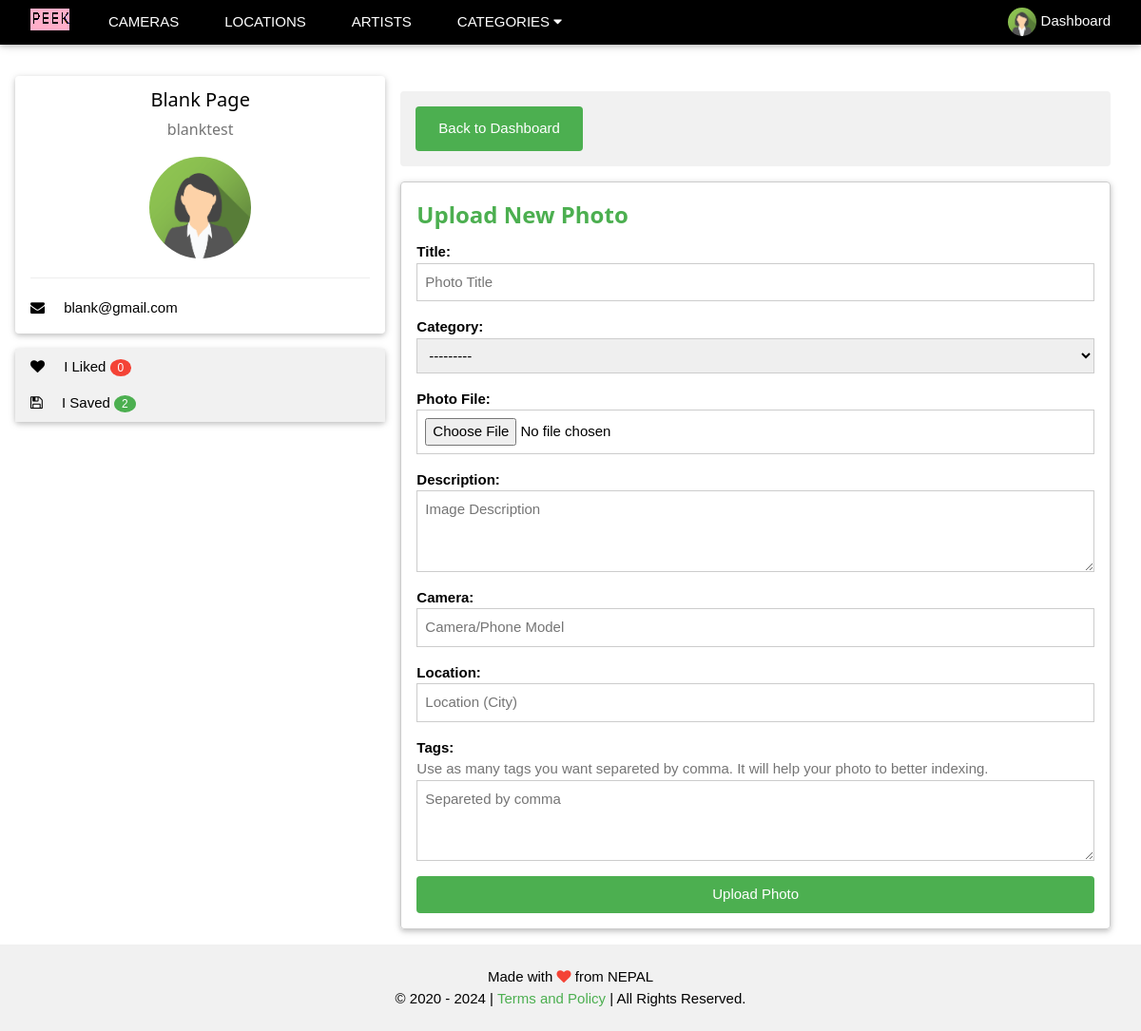
Page /dashboard/upload/ (signed in) on the committed database.
### users/models.py (models this page shows)
class UserProfile(AbstractUser):
    first_name = models.CharField(max_length=254)
    last_name = models.CharField(max_length=254)
    email = models.EmailField(max_length=254, unique=True)
    profile_picture = models.ImageField(blank=True, upload_to=upload_image_path)
    profession = models.CharField(max_length=254, blank=True)
    address = models.CharField(max_length=254, blank=True)
    dob = models.DateField(blank=True, null=True)
    donate = models.CharField(max_length=254, blank=True)
    fb_username = models.CharField(max_length=254, blank=True)
    tw_username = models.CharField(max_length=254, blank=True)
    in_username = models.CharField(max_length=254, blank=True)

### photos/models.py (models this page shows)
class Category(models.Model):
    category = models.CharField(max_length=254, unique=True)
    slug = models.SlugField(unique=True)
    class Meta:
        verbose_name_plural = 'categories'
    def __str__(self):
        return self.category

### users/views.py (the view, shortened to what this page needs)
# urls.py: path('upload/', upload_page_view, name='upload'),
@login_required() #completed
def upload_page_view(request):
    form = UploadForm(request.POST or None, request.FILES or None)
    return render(request, 'users/upload_edit.html', {'form' : form, 'head' : 'Upload New Photo', 'button' : 'Upload Photo'})

### photos/context_processors.py (called while the page is built)
def category(request):
    cats = Category.objects.all().order_by('category')
    return {'cat_menu' : cats}

### photos/models.py (called while the page is built)
    def __str__(self):
        p_name = self.title[:10]
        p_user = self.user.username
        p_str = f'{p_name} - {p_user}'
        return p_str

### templates/users/upload_edit.html (shortened to what this page needs)
{% extends 'base.html' %} {% load static %}
{% block content %}
<div class="w3-container w3-content" style="max-width:1400px;margin-top:80px">
  {% include 'users/sidebar.html' %}
  <div class="w3-col s12 m12 l8">
    <div class="w3-container w3-round w3-light-grey w3-margin">
      <a href="{% url 'dashboard' %}" class="w3-button w3-section w3-hover-red w3-mobile w3-round w3-padding-large w3-green">Back to Dashboard</a>
    </div>
    <div class="w3-container w3-section">
      <div class="w3-card w3-round w3-border">
          <form class="w3-container" method="post" action="." enctype="multipart/form-data">
              <div class="w3-section">
                  <h3 class="w3-text-green"><strong>{{ head }}</strong></h3>
                  {% for form_field in form %}
                      <strong>{{ form_field.label_tag }}</strong>
                      {% if form_field.help_text %}
                          <div class="w3-text-gray">{{ form_field.help_text|safe }}</div>
                      {% endif %}
                      {{ form_field }}
                  {% endfor %}
                  <button class="w3-button w3-block w3-green w3-section w3-hover-red w3-padding w3-round" type="submit">{{ button }}</button>
              </div>
          </form>
      </div>
      </div>
  </div>
</div>
{% endblock %}

### templates/users/sidebar.html (shortened to what this page needs)
{% load static %}
<div class="w3-col s12 m12 l4">
  <div class="w3-container w3-card w3-round">
    <h4 class="w3-center">{{ request.user.first_name }} {{ request.user.last_name }}<br><small class="w3-text-grey">{{ request.user.username }}</small></h4>
    {% if request.user.profile_picture %}
      <p class="w3-center"><img src="{{ request.user.profile_picture.url }}" class="w3-circle" style="width:30%"></p>
    {% else %}
      <p class="w3-center"><img src="{% static 'images/user_blank.png' %}" class="w3-circle" style="width:30%"></p>
    {% endif %}
    <hr/>
    <p><i class="fa fa-envelope w3-margin-right"></i> {{ request.user.email }}</p>
  </div>
  <div class="w3-card w3-round w3-section">
    <button style="outline:none;" onclick="user_acc('liked')" class="w3-button w3-block w3-left-align w3-light-grey"><i class="fa fa-heart w3-margin-right"></i> I Liked <span class="w3-circle w3-small w3-badge w3-red">{{ request.user.like_set.count }}</span></button>
    <button style="outline:none;" onclick="user_acc('saved')" class="w3-button w3-block w3-left-align w3-light-grey"><i class="fa fa-save w3-margin-right"></i> I Saved <span class="w3-circle w3-small w3-badge w3-green">{{ request.user.save_set.count }}</span></button>
  </div>
</div>

### static/css/w3.css (style rules this page uses)
html { box-sizing:border-box }
*,*:before,*:after { box-sizing:inherit }
html { -ms-text-size-adjust:100%;-webkit-text-size-adjust:100% }
body { margin:0 }
a { background-color:transparent }
b,strong { font-weight:bolder }
small { font-size:80% }
img { border-style:none }
hr { box-sizing:content-box;height:0;overflow:visible }
button,input,select,textarea,optgroup { font:inherit;margin:0 }
button,input { overflow:visible }
button,select { text-transform:none }
button,[type=button],[type=reset],[type=submit] { -webkit-appearance:button }
textarea { overflow:auto }
html,body { font-family:Verdana,sans-serif;font-size:15px;line-height:1.5 }
html { overflow-x:hidden }
h3 { font-size:24px }
h4 { font-size:20px }
h1,h2,h3,h4,h5,h6 { font-family:"Segoe UI",Arial,sans-serif;font-weight:400;margin:10px 0 }
hr { border:0;border-top:1px solid #eee;margin:20px 0 }
img { vertical-align:middle }
a { color:inherit }
.w3-btn,.w3-button { border:none;display:inline-block;padding:8px 16px;vertical-align:middle;overflow:hidden;text-decoration:none;color:inherit;background-color:inherit;text-align:center;cursor:pointer;white-space:nowrap }
.w3-btn,.w3-button { -webkit-touch-callout:none;-webkit-user-select:none;-khtml-user-select:none;-moz-user-select:none;-ms-user-select:none;user-select:none }
.w3-badge,.w3-tag { background-color:#000;color:#fff;display:inline-block;padding-left:8px;padding-right:8px;text-align:center }
.w3-badge { border-radius:50% }
.w3-input { padding:8px;display:block;border:none;border-bottom:1px solid #ccc;width:100% }
.w3-block { display:block;width:100% }
.w3-container:after,.w3-container:before,.w3-panel:after,.w3-panel:before,.w3-row:after,.w3-row:before,.w3-row-padding:after,.w3-row-padding:before, .w3-cell-row:before,.w3-cell-row:after,.w3-clear:after,.w3-clear:before,.w3-bar:before,.w3-bar:after { content:"";display:table;clear:both }
.w3-col,.w3-half,.w3-third,.w3-twothird,.w3-threequarter,.w3-quarter { float:left;width:100% }
.w3-col.s12 { width:99.99999% }
@media (min-width:601px) { .w3-col.m12 { width:99.99999% } }
@media (min-width:993px) { .w3-col.l4 { width:33.33333% } }
@media (min-width:993px) { .w3-col.l8 { width:66.66666% } }
.w3-content,.w3-auto { margin-left:auto;margin-right:auto }
.w3-content { max-width:980px }
.w3-circle { border-radius:50% }
.w3-round,.w3-round-medium { border-radius:4px }
.w3-container,.w3-panel { padding:0.01em 16px }
.w3-card,.w3-card-2 { box-shadow:0 2px 5px 0 rgba(0,0,0,0.16),0 2px 10px 0 rgba(0,0,0,0.12) }
.w3-small { font-size:12px!important }
.w3-left-align { text-align:left!important }
.w3-center { text-align:center!important }
.w3-border { border:1px solid #ccc!important }
.w3-section,.w3-code { margin-top:16px!important;margin-bottom:16px!important }
.w3-margin { margin:16px!important }
.w3-margin-bottom { margin-bottom:16px!important }
.w3-margin-right { margin-right:16px!important }
.w3-padding { padding:8px 16px!important }
.w3-padding-large { padding:12px 24px!important }
.w3-green,.w3-hover-green:hover { color:#fff!important;background-color:#4CAF50!important }
.w3-red,.w3-hover-red:hover { color:#fff!important;background-color:#f44336!important }
.w3-light-grey,.w3-hover-light-grey:hover,.w3-light-gray,.w3-hover-light-gray:hover { color:#000!important;background-color:#f1f1f1!important }
.w3-text-green,.w3-hover-text-green:hover { color:#4CAF50!important }
.w3-text-grey,.w3-hover-text-grey:hover,.w3-text-gray,.w3-hover-text-gray:hover { color:#757575!important }

### rows in the picture
UserProfile: user.first_name "Blank", user.last_name "Page", user.username "blanktest", user.email "blank@gmail.com", user.like_set.count "0", user.save_set.count "2"
Category: form "---------"

### other values in the picture
{{ head }} "Upload New Photo"
{{ button }} "Upload Photo"
